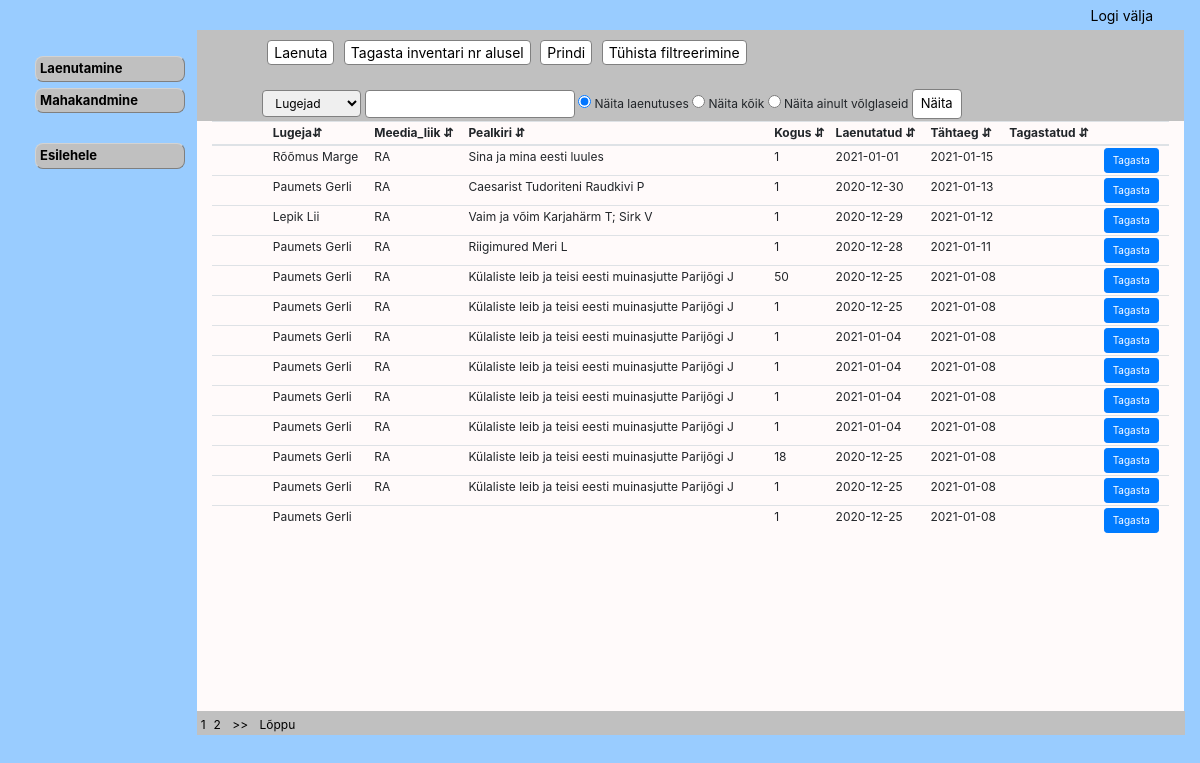
The page /borrow.php on the database its author committed.
### tables this page shows
CREATE TABLE IF NOT EXISTS `laenutus` (
  `id` int(11) NOT NULL AUTO_INCREMENT,
  `meedia_liik` varchar(5) NOT NULL,
  `lugeja` int(11) NOT NULL,
  `meedia` int(11) NOT NULL,
  `meedia_eksemplar` int(11) NOT NULL,
  `kogus` int(11) NOT NULL,
  `laenutus_kp` date NOT NULL,
  `tahtaeg_kp` date NOT NULL,
  `tagastus_kp` date DEFAULT NULL,
  PRIMARY KEY (`id`),
  KEY `FK_laenutus_lugeja` (`lugeja`),
  KEY `FK_laenutus_meedia` (`meedia_eksemplar`)
);

CREATE TABLE IF NOT EXISTS `meedia` (
  `id` int(11) NOT NULL AUTO_INCREMENT,
  `meedia_liik` varchar(10) DEFAULT NULL,
  `ISBN` varchar(25) DEFAULT NULL,
  `pealkiri` varchar(150) DEFAULT NULL,
  `sari` int(11) DEFAULT NULL,
  `klass` varchar(10) DEFAULT NULL,
  `andmekandja` int(11) DEFAULT NULL,
  `autor` varchar(225) DEFAULT NULL,
  `aasta` int(11) DEFAULT NULL,
  `liik` int(11) DEFAULT NULL,
  `keel` int(11) DEFAULT NULL,
  `valjaandja` int(11) DEFAULT NULL,
  `kogus` int(11) DEFAULT NULL,
  `riiul` varchar(5) DEFAULT NULL,
  `marksona` varchar(255) DEFAULT NULL,
  `markused` varchar(255) DEFAULT NULL,
  PRIMARY KEY (`id`),
  KEY `FK_raamat_keel` (`keel`),
  KEY `FK_raamat_andmekandja` (`andmekandja`),
  KEY `FK_raamat_liik` (`liik`),
  KEY `FK_raamat_valjaandja` (`valjaandja`),
  KEY `FK_raamat_marskona` (`marksona`(250))
);

### borrow.php (the view, shortened to what this page needs)
<?php
include_once("config.php");
$record_per_page = 10;
$page = '';
if(isset($_GET["page"])){
 $page = $_GET["page"];}
else{
 $page = 1;}
$start_from = ($page-1)*$record_per_page;
$sql= "SELECT laenutus.id, CONCAT (lugeja.perekonnanimi, lugeja.eesnimi) AS nimi, laenutus.meedia_liik, CONCAT (meedia.pealkiri, meedia.autor) as m, laenutus.kogus, laenutus.laenutus_kp, laenutus.tahtaeg_kp, laenutus.tagastus_kp
FROM ((laenutus
left join lugeja on laenutus.lugeja=lugeja.id)
left join meedia on laenutus.meedia=meedia.id) LIMIT  $start_from, $record_per_page ";
?>
<!DOCTYPE html>
<html>
<head>
<link rel="stylesheet" href="style.css" type="text/css"/>
<link rel="stylesheet" href="https://cdn.jsdelivr.net/npm/bootstrap@4.5.3/dist/css/bootstrap.min.css">
</head>
<body>
<div class="container-fluid">
<div class="row" id="head">
<div class="col-lg" >
 <?php
include_once("header.php");
?>
    </div>    </div>
<div class="row justify-content-end" id="menyy">
    <div class="col-lg-2" >
    <div class= "menu">
<?php
include_once("doings.php");
?>
	</div>
    </div>
 <div class="col-lg-10" style="margin-bottom:33rem;" id="filter">
  <div class="search_menu">
      <button onclick="window.open('borrow_select_reader.php', 'newwindow',                          'width=1000,height=600, left=200,top=200,');     return false;">Laenuta</button>
      <button onclick="window.open('borrow_book_return_nr.php', 'newwindow',                          'width=600,height=400, left=400,top=200,');     return false;">Tagasta inventari nr alusel</button>
       <button type="submit" value="click" onclick="printDiv()">Prindi </button>
       <button onclick="window.location.href='borrow.php';">Tühista filtreerimine</button>
      <br> <br>
   <form action="borrow.php" method="POST" class="vorm" >
		 <select name="column">
		 <option value="lugeja">Lugejad</option>
		</select>
       <input type="text" name="search" >
         <input type="radio" name="select" value="borrow" checked="checked"> <label for="borrow">Näita laenutuses</label>
        <input type="radio" name="select" value="all"> <label for="all">Näita kõik</label>
        <input type="radio" name="select" value="debt"> <label for="debt">Näita ainult võlglaseid</label>
       <input type ="submit" value="Näita">
      </form>
</div> </div>
 <div class="col-lg-10 " style="margin-top:-33rem;" id="tabel">
<div class="table-wrapper-scroll-y my-custom-scrollbar">
    <table id="editable_table" class="table table-sm table-hover "   >
    <thead>
		<tr>
		<th onclick="sortTable(1)">	Lugeja&#8693;</th>
		<th onclick="sortTable(2)">	Meedia_liik &#8693;</th>
		<th onclick="sortTable(3)">	Pealkiri &#8693;</th>
		<th onclick="sortTable(5)">	Kogus &#8693;</th>
		<th onclick="sortTable(6)"> Laenutatud &#8693;</th>
		<th onclick="sortTable(7)"> Tähtaeg &#8693;</th>
        <th onclick="sortTable(8)"> Tagastatud &#8693;</th>
			<th> </th>
		</tr>
	<thead>
	<tbody>
<?php
if ((isset($_POST['search'])) and (isset($_POST['column'])) and (isset($_POST['select']))){
	$search=$_POST['search'];
	$column=$_POST['column'];
    $select=$_POST['select'];
    if ($select == 'all') {
        $sql= "SELECT laenutus.id , CONCAT (lugeja.perekonnanimi, lugeja.eesnimi) AS nimi, meedia.meedia_liik, CONCAT (meedia.pealkiri, meedia.autor) as m, laenutus.kogus,  laenutus.laenutus_kp, laenutus.tahtaeg_kp,laenutus.tagastus_kp
        FROM ((laenutus
        left join lugeja on laenutus.lugeja=lugeja.id)
        left join meedia on laenutus.meedia=meedia.id) WHERE
        $column like '%$search%' " ;
    }
    elseif ($select == 'borrow') {
        $sql= "SELECT laenutus.id , CONCAT (lugeja.perekonnanimi, lugeja.eesnimi) AS nimi, meedia.meedia_liik, CONCAT (meedia.pealkiri, meedia.autor) as m, laenutus.kogus,  laenutus.laenutus_kp, laenutus.tahtaeg_kp,laenutus.tagastus_kp
        FROM ((laenutus
        left join lugeja on laenutus.lugeja=lugeja.id)
        left join meedia on laenutus.meedia=meedia.id)
    where tagastus_kp IS NULL and  $column like '%$search%' " ; }
    elseif ($select == 'debt') {
        $sql= "SELECT laenutus.id , CONCAT (lugeja.perekonnanimi, lugeja.eesnimi) AS nimi, meedia.meedia_liik, CONCAT (meedia.pealkiri, meedia.autor) as m, laenutus.kogus,  laenutus.laenutus_kp, laenutus.tahtaeg_kp,laenutus.tagastus_kp
        FROM ((laenutus
        left join lugeja on laenutus.lugeja=lugeja.id)
        left join meedia on laenutus.meedia=meedia.id)
    where tagastus_kp IS NULL and tahtaeg_kp < date(NOW()) AND $column like '%$search%' " ; }}
   else{
       $sql= "SELECT laenutus.id , CONCAT (lugeja.perekonnanimi, lugeja.eesnimi) AS nimi, meedia.meedia_liik, CONCAT (meedia.pealkiri, meedia.autor) as m, laenutus.kogus,  laenutus.laenutus_kp, laenutus.tahtaeg_kp,laenutus.tagastus_kp
        FROM ((laenutus
        left join lugeja on laenutus.lugeja=lugeja.id)
        left join meedia on laenutus.meedia=meedia.id) where tagastus_kp IS NULL";
   }
$result = mysqli_query($conn, $sql) or die("error:".mysqli_error($conn));
  while($row = mysqli_fetch_array($result)) {
  echo '
  <tr>
    <td style="visibility:hidden;">'.$row["id"].'</td>
	<td>'.$row["nimi"].'</td>
	<td>'.$row["meedia_liik"].'</td>
	<td>'.$row["m"].'</td>
	<td>'.$row["kogus"].'</td>
	<td>'.$row["laenutus_kp"].'</td>
    <td>'.$row["tahtaeg_kp"].'</td>
	<td>'.$row["tagastus_kp"].'</td>
	<td><a class="btn btn-primary btn-sm" style="font-size:10px;" href="borrow_book_return.php?id='.$row["id"].'"  onclick="basicPopup(this.href); return false;">Tagasta</a></td>
  </tr> ';
}
 ?>
	</tbody>
	</table>
</div>  </div>  </div>
<div class="row justify-content-end" id="jalus">
 <div class="col-lg-10" >
<div id="pagination">
<?php
	$page_query = "SELECT * from laenutus";
    $page_result = mysqli_query($conn, $page_query);
    $total_records = mysqli_num_rows($page_result);
    $total_pages = ceil($total_records/$record_per_page);
    $start_loop = $page;
    $end_loop = $start_loop + 1;
    for($i=$start_loop; $i<=$end_loop; $i++)
    {
     echo "<a href='borrow.php?page=".$i."'>" .$i. "</a>";
    }
    if($page <= $end_loop)
    {
     echo "<a href='borrow.php?page=".($page + 1)."'> >> </a>";
     echo "<a href='borrow.php?page=".$total_pages."'> Lõppu </a>";
    }
  ?>
 </div>
 </div>
</div>
    </div>
</body>
</html>

### style.css (style rules this page uses)
body { background-color: #99CCFF !important; ; }
#menyy { margin-right: 1px; }
#filter { background-color: #C0C0C0; }
#tabel { background-color: snow; }
#jalus { margin-left: -37px; }
.menu { margin-top: 25px; }
.search_menu { margin-left:50px; margin-top: 10px; }
.search_menu button { margin-left:5px; font-size:14px; border-radius: 4px; background-color:white; border: 1px solid gray; }
.my-custom-scrollbar { position: relative; height: 600px; overflow: auto; }
.table-wrapper-scroll-y { display: block; }
#editable_table { font-size:12px; }
#editable_table th, #editable_table td { padding: 2px; }
#editable_table th { top: 0; position: sticky; background-color: snow; }
#pagination { background-color: #C0C0C0; margin-top: -10px; }
#pagination a { padding:2px 4px; color:black; text-decoration: none; font-size:12px; }
.vorm input[type=submit] { padding: 4px 8px; border: none; border-radius: 4px; background-color:white; border: 1px solid gray; margin-bottom:-50px; font-size: 13px; }
.vorm input[type=text], .vorm select { padding:4px 8px; border: 1px solid gray; border-radius: 4px; box-sizing: border-box; font-size: 12px; }
.vorm { font-size:12px; }

### rows shown on the page
laenutus: nimi "Rõõmus Marge", meedia.meedia_liik "RA", m "Sina ja mina eesti luules", kogus "1", laenutus_kp "2021-01-01", tahtaeg_kp "2021-01-15"
laenutus: nimi "Paumets Gerli", meedia.meedia_liik "RA", m "Caesarist Tudoriteni Raudkivi P", kogus "1", laenutus_kp "2020-12-30", tahtaeg_kp "2021-01-13"
laenutus: nimi "Lepik Lii", meedia.meedia_liik "RA", m "Vaim ja võim Karjahärm T; Sirk V", kogus "1", laenutus_kp "2020-12-29", tahtaeg_kp "2021-01-12"
laenutus: nimi "Paumets Gerli", meedia.meedia_liik "RA", m "Riigimured Meri L", kogus "1", laenutus_kp "2020-12-28", tahtaeg_kp "2021-01-11"
laenutus: nimi "Paumets Gerli", meedia.meedia_liik "RA", m "Külaliste leib ja teisi eesti muinasjutte Parijõgi J", kogus "50", laenutus_kp "2020-12-25", tahtaeg_kp "2021-01-08"
laenutus: nimi "Paumets Gerli", meedia.meedia_liik "RA", m "Külaliste leib ja teisi eesti muinasjutte Parijõgi J", kogus "1", laenutus_kp "2020-12-25", tahtaeg_kp "2021-01-08"
laenutus: nimi "Paumets Gerli", meedia.meedia_liik "RA", m "Külaliste leib ja teisi eesti muinasjutte Parijõgi J", kogus "1", laenutus_kp "2021-01-04", tahtaeg_kp "2021-01-08"
laenutus: nimi "Paumets Gerli", meedia.meedia_liik "RA", m "Külaliste leib ja teisi eesti muinasjutte Parijõgi J", kogus "1", laenutus_kp "2021-01-04", tahtaeg_kp "2021-01-08"
laenutus: nimi "Paumets Gerli", meedia.meedia_liik "RA", m "Külaliste leib ja teisi eesti muinasjutte Parijõgi J", kogus "1", laenutus_kp "2021-01-04", tahtaeg_kp "2021-01-08"
laenutus: nimi "Paumets Gerli", meedia.meedia_liik "RA", m "Külaliste leib ja teisi eesti muinasjutte Parijõgi J", kogus "1", laenutus_kp "2021-01-04", tahtaeg_kp "2021-01-08"
laenutus: nimi "Paumets Gerli", meedia.meedia_liik "RA", m "Külaliste leib ja teisi eesti muinasjutte Parijõgi J", kogus "18", laenutus_kp "2020-12-25", tahtaeg_kp "2021-01-08"
laenutus: nimi "Paumets Gerli", meedia.meedia_liik "RA", m "Külaliste leib ja teisi eesti muinasjutte Parijõgi J", kogus "1", laenutus_kp "2020-12-25", tahtaeg_kp "2021-01-08"
laenutus: nimi "Paumets Gerli", kogus "1", laenutus_kp "2020-12-25", tahtaeg_kp "2021-01-08"
